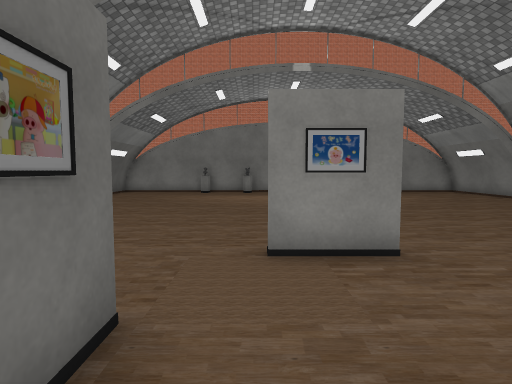
View 1 (above)

16 first-person views from a walk through a 3-D level made in the Unity game engine. The camera is 1.3 m above the floor, tilts 4° down and sees 80° across. The floor is counted in squares, 1 m on a side. Each view is taken from the middle of a square. On the plan, view 1 faces up. The plan holds only what a view shows up to about 14 squares ahead; the rest is blank. The place goes on beyond the plan. The player is left out. Door leaves are left out, so doorways stand open. Some surface patterns are stand-ins.

View 2
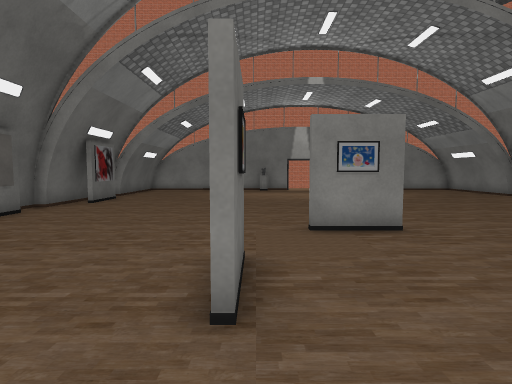

View 3
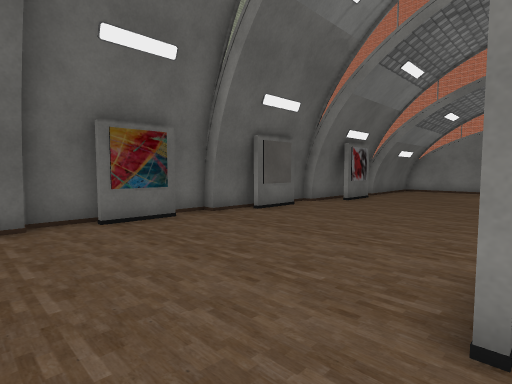

View 4
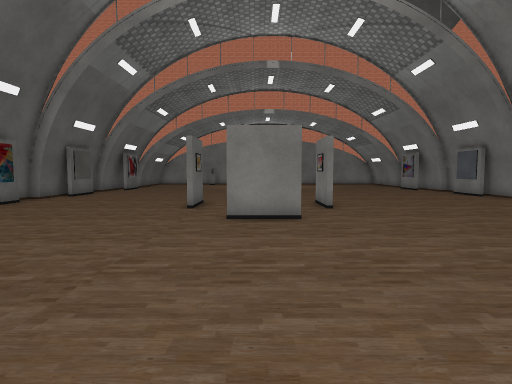

View 5
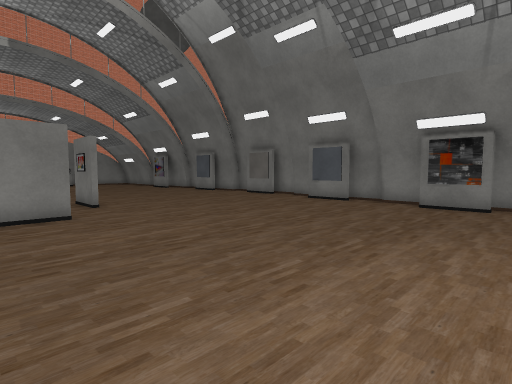

View 6
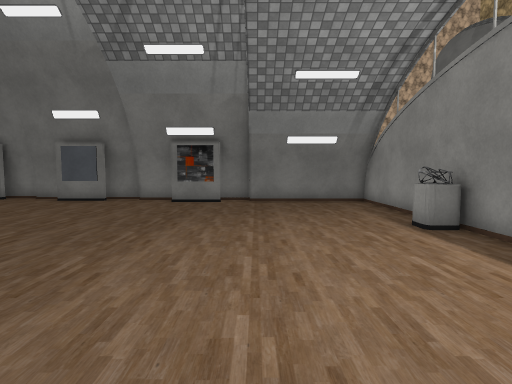

View 7
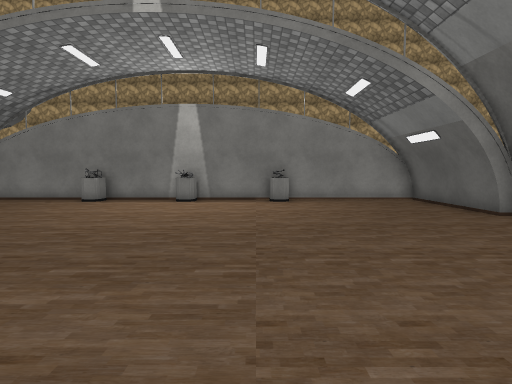

View 8
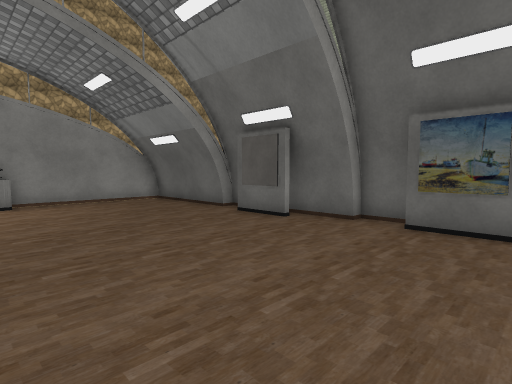

View 9
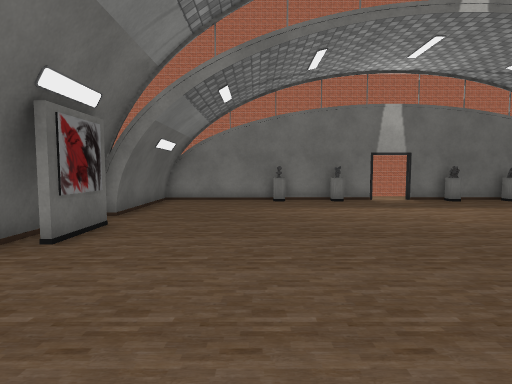

View 10
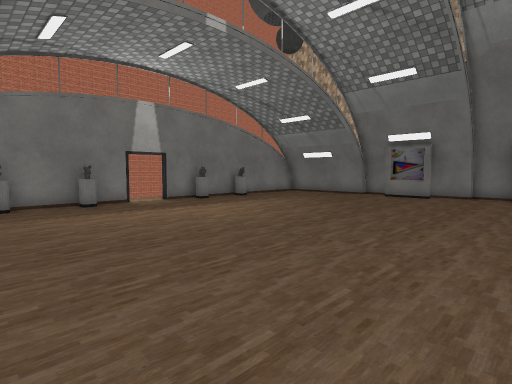

View 11
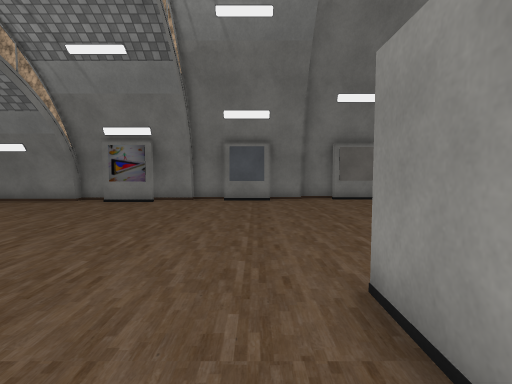

View 12
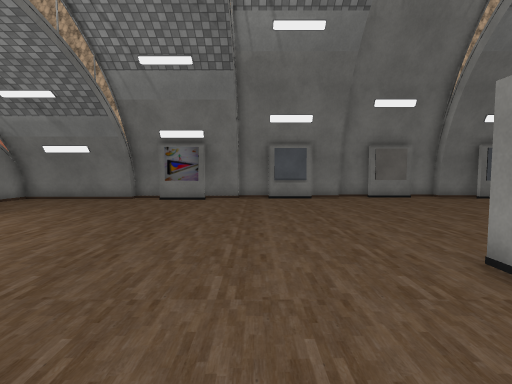

View 13
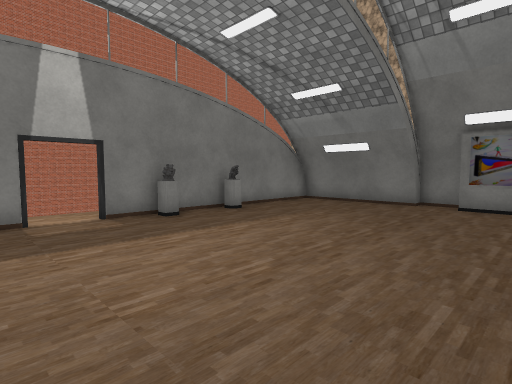

View 14
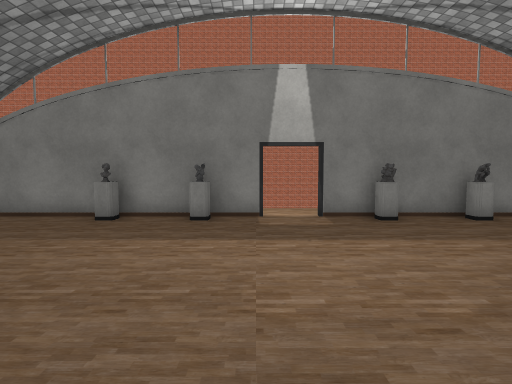

View 15
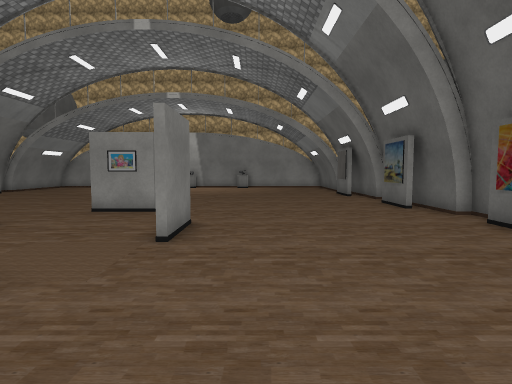

View 16
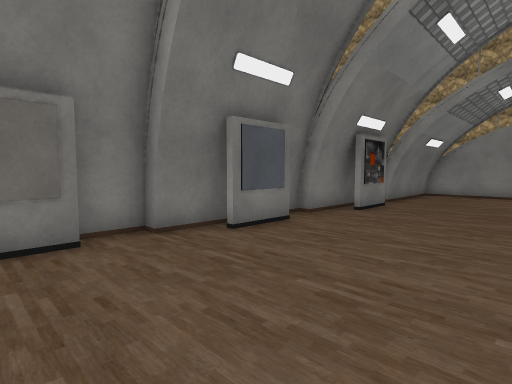

### Floor plan
Ten units are one square. View 1 is at (0, 0); x grows to the right and y downward. Boxes are objects, and circles mark ways between rooms. Rooms are numbered by the first view taken in them; rooms with no view inside come last. Other rooms are left out.
<svg viewBox="-98 -195 236 360">
<path fill="none" stroke="#000" d="M-12 -25 -12 -5M35 -15 35 -25M22 -46 1 -46M1 16 22 16M35 -5 35 -15M22 18 1 18M-14 -5 -14 -25M4 -48 22 -48M127 -4 127 -25M127 -39 127 -54M124 -54 124 -74M121 45 121 24M-81 24 -81 45M127 -74 127 -88 124 -88 124 -105M127 59 127 10 133 10 133 -4M-88 -26 -88 -5M-93 -8 -93 10 -88 10 -88 58 -84 58 -84 80M116 -102 116 -124M-88 -59 -88 -39 -93 -39 -93 -28M-81 -75 -81 -54M-81 58 -81 79M124 88 124 58 130 58M-76 75 -76 95M116 96 116 75M124 -124 124 -137M124 107 124 94M-81 -112 -81 -88M116 -137 116 -186M119 -136 119 -186 28 -186M-84 -115 -84 -88 -88 -88 -88 -80M-76 -124 -76 -102M-81 101 -81 156M-76 107 -76 156M-77 107 -77 156 119 156 119 108M-79 106 -79 156M-84 102 -84 107M-22 147 -18 147M56 155 56 147 62 147M12 -186 -77 -186 -77 -146M116 158 116 107M-76 -186 -76 -137M-79 -186 -79 -136M-81 -186 -81 -136M18 147 22 147"/>
<rect x="-35" y="-185" width="10" height="10" fill="#bbb"><title>other object</title></rect>
<rect x="-5" y="-185" width="10" height="10" fill="#bbb"><title>other object</title></rect>
<rect x="45" y="-185" width="10" height="10" fill="#bbb"><title>other object</title></rect>
<rect x="65" y="-185" width="10" height="10" fill="#bbb"><title>other object</title></rect>
<circle cx="11" cy="-22" r="3" fill="#2a7"/>
<text x="10" y="-20">1</text>
<text x="30" y="-10">2</text>
</svg>
Room 1 opens to room 2.

Where each view was taken, in squares from view 1:
view 1: 0 up, 0 right, facing up
view 2: 2 down, 1 left, facing up
view 3: 2 down, 1 left, facing up-left
view 4: 10 down, 1 right, facing up
view 5: 11 down, 0 right, facing up-right
view 6: 11 down, 1 left, facing right
view 7: 2 down, 1 left, facing down
view 8: 2 down, 1 left, facing down-left
view 9: 5 up, 4 left, facing up
view 10: 6 up, 4 left, facing up-right
view 11: 6 up, 1 left, facing right
view 12: 8 up, 2 left, facing right
view 13: 10 up, 0 right, facing up-right
view 14: 10 up, 1 right, facing up
view 15: 8 up, 3 left, facing down
view 16: 2 up, 7 right, facing down-right
